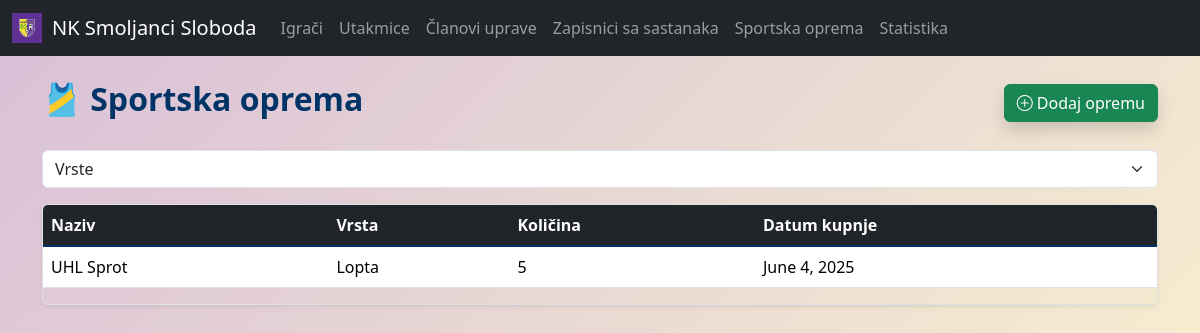
/equipment/, run on an earlier commit of the app's database.
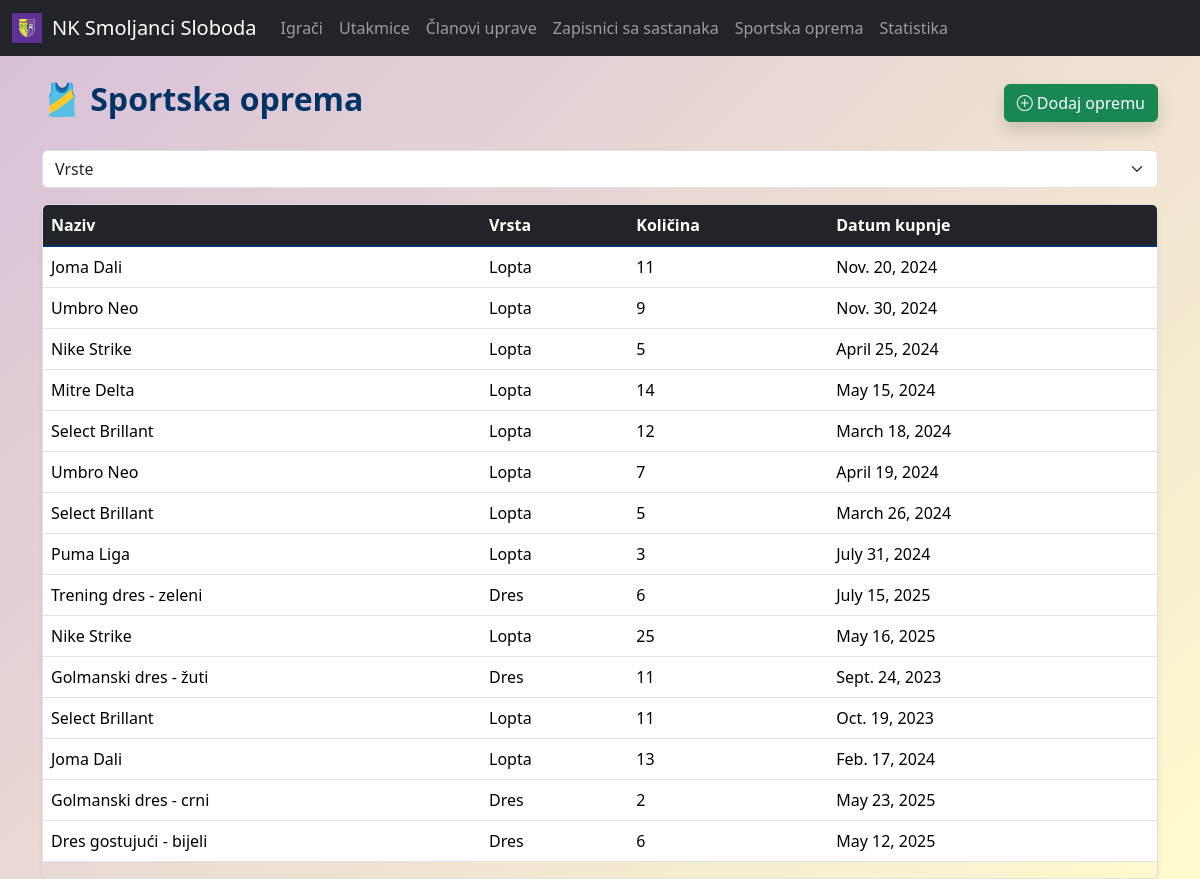
And on a later commit of the database.
### main/models.py (models this page shows, shortened)
class Equipment(models.Model):
    EQUIPMENT_TYPES = [
        ("BALL", "Lopta"),
        ("KIT", "Dres"),
    ]
    name = models.CharField(max_length=100)
    type = models.CharField(max_length=4, choices=EQUIPMENT_TYPES)
    quantity = models.PositiveIntegerField()
    condition = models.CharField(max_length=50, default="Ispravno")
    purchase_date = models.DateField(null=True, blank=True)

### main/views.py (the view)
# urls.py: path('equipment/', views.equipment_list, name='equipment-list'),
def equipment_list(request):
    equipment = Equipment.objects.all()
    vrsta = request.GET.get("vrsta")
    if vrsta:
        equipment = equipment.filter(type=vrsta)
    context = {
        "equipment": equipment,
        "type_choices": Equipment.EQUIPMENT_TYPES,
    }
    return render(request, "main/equipment/equipment_list.html", context)

### templates/main/equipment/equipment_list.html (shortened to what this page needs)
{% extends 'main/base.html' %}
{% block content %}
<div class="container my-4">
  <div class="d-flex justify-content-between align-items-center mb-4">
    <h2 class="fw-bold">🎽 Sportska oprema</h2>
    <a class="btn btn-success shadow" href="{% url 'main:equipment_create' %}">
      <i class="bi bi-plus-circle"></i> Dodaj opremu
    </a>
  </div>
  <form method="get" class="d-flex gap-2 mb-3">
    <select name="vrsta" class="form-select" onchange="this.form.submit()">
      <option value="">Vrste</option>
    </select>
  </form>
  <div class="table-responsive shadow-sm rounded border">
    <table class="table table-hover align-middle">
      <thead class="table-dark">
        <tr>
          <th>Naziv</th>
          <th>Vrsta</th>
          <th>Količina</th>
          <th>Datum kupnje</th>
        </tr>
      </thead>
      <tbody class="table-group-divider">
        {% for item in equipment %}
        <tr class="table-row-clickable" data-href="{% url 'main:equipment_detail' item.id %}">
          <td>{{ item.name }}</td>
          <td>{{ item.get_type_display }}</td>
          <td>{{ item.quantity }}</td>
          <td>{{ item.purchase_date|default:"-" }}</td>
        </tr>
        {% empty %}
        <tr>
          <td colspan="4" class="text-center text-muted py-4">Nema unosa opreme. 🏃</td>
        </tr>
        {% endfor %}
      </tbody>
    </table>
  </div>
</div>
{% endblock %}

What changed in the data, as far as the page shows it:
removed Equipment: name "UHL Sprot", type "Lopta", quantity "5", purchase_date "June 4, 2025"
added Equipment: name "Joma Dali", type "Lopta", quantity "11", purchase_date "Nov. 20, 2024"
added Equipment: name "Umbro Neo", type "Lopta", quantity "9", purchase_date "Nov. 30, 2024"
added Equipment: name "Nike Strike", type "Lopta", quantity "5", purchase_date "April 25, 2024"
added Equipment: name "Mitre Delta", type "Lopta", quantity "14", purchase_date "May 15, 2024"
added Equipment: name "Select Brillant", type "Lopta", quantity "12", purchase_date "March 18, 2024"
added Equipment: name "Umbro Neo", type "Lopta", quantity "7", purchase_date "April 19, 2024"
added Equipment: name "Select Brillant", type "Lopta", quantity "5", purchase_date "March 26, 2024"
added Equipment: name "Puma Liga", type "Lopta", quantity "3", purchase_date "July 31, 2024"
added Equipment: name "Trening dres - zeleni", type "Dres", quantity "6", purchase_date "July 15, 2025"
added Equipment: name "Nike Strike", type "Lopta", quantity "25", purchase_date "May 16, 2025"
added Equipment: name "Golmanski dres - žuti", type "Dres", quantity "11", purchase_date "Sept. 24, 2023"
added Equipment: name "Select Brillant", type "Lopta", quantity "11", purchase_date "Oct. 19, 2023"
added Equipment: name "Joma Dali", type "Lopta", quantity "13", purchase_date "Feb. 17, 2024"
added Equipment: name "Golmanski dres - crni", type "Dres", quantity "2", purchase_date "May 23, 2025"
added Equipment: name "Dres gostujući - bijeli", type "Dres", quantity "6", purchase_date "May 12, 2025"
